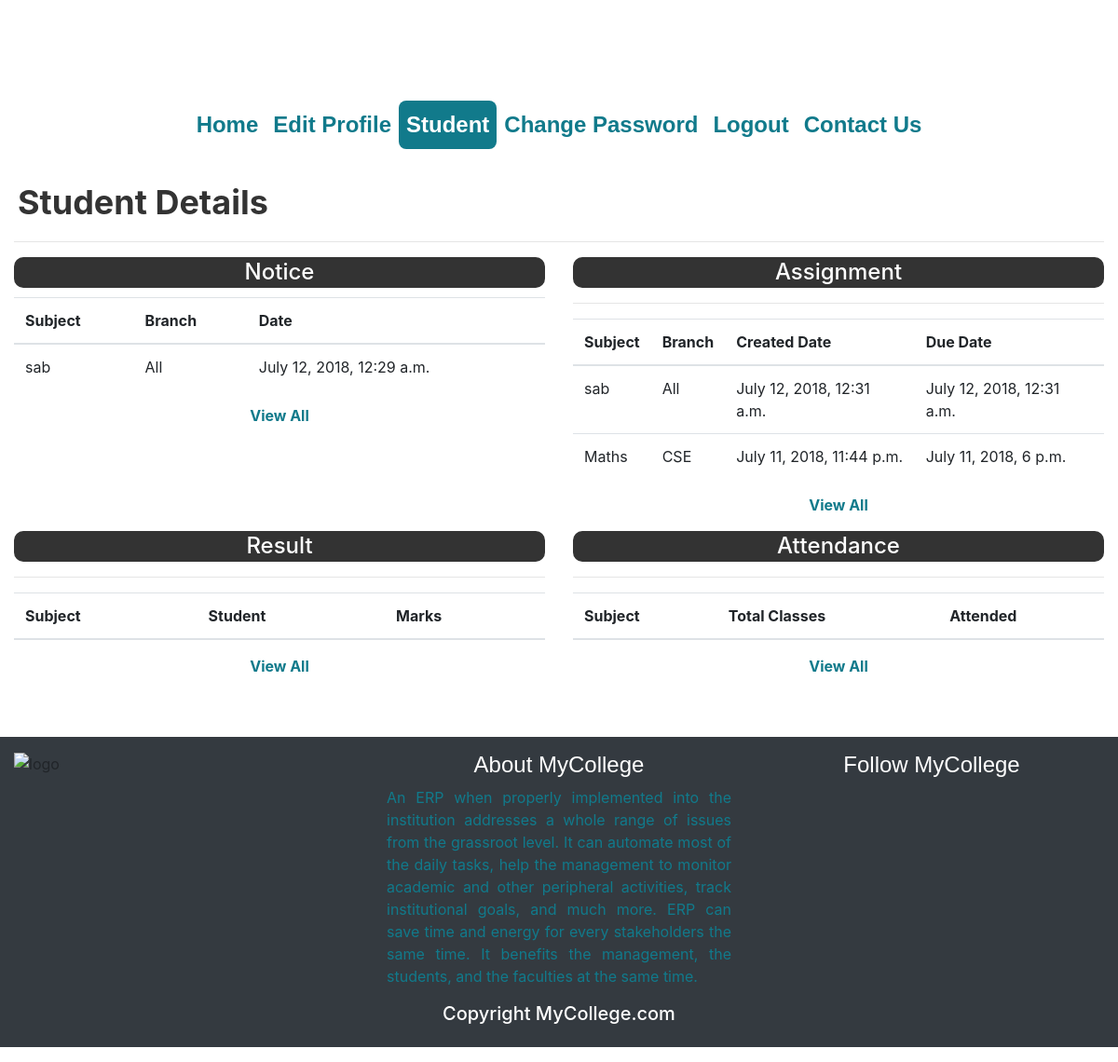
The page /college/student (signed in) on the database its author committed.
### college/models.py (models this page shows, shortened)
class Notice(models.Model):
    subject = models.CharField(max_length=100)
    message = models.TextField()
    cr_date = models.DateTimeField(auto_now_add=True)
    branch = models.ForeignKey(Branch, on_delete=models.CASCADE)
    attachment1 = models.FileField(upload_to='docs//', null=True, blank=True) # for attachment
    sem = models.IntegerField(default=0, choices=((1, 1), (2, 2), (3, 3), (4, 4), (5, 5), (6, 6), (7, 7), (8, 8), (0, 'All')))

class Branch(models.Model):
    name = models.CharField(max_length=100)
    hod = models.CharField(max_length=100)
    def __str__(self):
        return self.name

class Assignment(models.Model):
    subject = models.CharField(max_length=100)
    message = models.TextField()
    cr_date = models.DateTimeField(auto_now_add=True)
    branch = models.ForeignKey(Branch, on_delete=models.CASCADE)
    attachment1 = models.FileField(upload_to='docs//', null=True, blank=True)  # for attachment
    sem = models.IntegerField(default=1, choices=((1, 1), (2, 2), (3, 3), (4, 4), (5, 5), (6, 6), (7, 7), (8, 8), (0, 'All')))
    duedate = models.DateTimeField()

### college/views.py (the view)
@method_decorator(login_required, name='dispatch')
class MyList(TemplateView):
    template_name = "student.html"
    def get_context_data(self, **kwargs):
        st = None
        if not self.request.user.is_superuser:
            st = Student.objects.filter(user=self.request.user.id)[0]
        context = TemplateView.get_context_data(self, **kwargs)
        if st == None:
            context["notices"] = Notice.objects.all().order_by('-id')[:5]
            context["assignments"] = Assignment.objects.all().order_by('-id')[:5]
            context["results"] = Result.objects.all().order_by('-id')[:5]
            context["attendances"] = Attendance.objects.all().order_by('-id')[:5]
        else:
            bid = Branch.objects.all().filter(name='All')[0].id
            notices = Notice.objects.all().filter(branch__in=(st.branch.id, bid), sem__in=(st.sem, 0)).order_by('-id')[
                      :5]
            assigns = Assignment.objects.all().filter(branch__in=(st.branch.id, bid), sem__in=(st.sem, 0)).order_by('-id')[
                      :5]
            res = Result.objects.all().filter(student_id=st.id).order_by('-id')[:5]
            ats = Attendance.objects.all().filter(student_id=st.id).order_by('-id')[:5]
            context["notices"] = notices
            context["assignments"] = assigns
            context["results"] = res
            context["attendances"] = ats
        return context

### college/myctxproc.py (called while the page is built)
def ctxproc(request):
    st = None
    stList = Student.objects.filter(user=request.user.id)
    if len(stList) > 0:
        st = stList[0]
    return {'student': st}

### college/templates/student.html (shortened to what this page needs)
{% extends 'base.html' %}
{% load static %}
{% block content %}
<h1 class="myhead1">Student Details</h1>
<hr>
<div class="row">
<div class="col-sm-6">
<h1 class="head4">Notice</h1>
    <table class="table  table-hover">
        <thead>
        <tr>
            <th>Subject</th>
            <th>Branch</th>
            <th>Date</th>
        </tr>
    </thead>
{% for n1 in notices %}
    <tr class="clickable-row"
         data-href="{% url 'ndet' n1.id %}">
        <td>{{ n1.subject }}</td>
        <td>{{ n1.branch }}</td>
        <td>{{ n1.cr_date }}</td>
    </tr>
{% endfor %}
    </table>
    <div class="text-center mb-3">
        <a style="font-weight: bold;
                  color: #117a8b;"
           href="{% url 'nlist' %}">View All</a>
    </div>
</div>
    <div class="col-sm-6">
<h1 class="head4">Assignment</h1>
<hr>
        <table class="table table-hover">
    <thead>
    <tr>
        <th>Subject</th>
        <th>Branch</th>
        <th>Created Date</th>
        <th>Due Date</th>
      </tr>
  </thead>
{% for n1 in assignments %}
     <tr class="clickable-row"
         data-href="{% url 'adet' n1.id %}">
                <td>{{ n1.subject }}</td>
                <td>{{ n1.branch }}</td>
                <td>{{ n1.cr_date }}</td>
                <td>{{ n1.duedate }}</td>
     </tr>
{% endfor %}
 </table>
    <div class="text-center mb-3">
<a style="font-weight: bold; color: #117a8b;" href="{% url 'alist' %}">View All</a>
</div>
    </div>
</div>
<div class="row">
<div class="col-sm-6">
<h1 class="head4">Result</h1>
<hr>
 <table class="table table-hover">
    <thead>
    <tr>
        <th>Subject</th>
        <th>Student</th>
        <th>Marks</th>
      </tr>
  </thead>
</table>
<div class="text-center mb-3">
<a style="font-weight: bold; color: #117a8b;"
   href="{% url 'rlist' %}">View All</a>
</div>
</div>
    <div class="col-sm-6">
<h1 class="head4">Attendance</h1>
<hr>
 <table class="table table-hover">
    <thead>
    <tr>
        <th>Subject</th>
        <th>Total Classes</th>
        <th>Attended</th>
      </tr>
    </thead>
</table>
<div class="text-center mb-3">
<a style="font-weight: bold; color: #117a8b;"
   href="{% url 'atlist' %}">View All</a>
</div>
    </div>
</div>
{% endblock %}

### college/static/style.css (style rules this page uses)
body { background-color: white; }
.myhead1 { color: #333333; font-size: 36px; font-weight: bold; text-shadow: white 2px 2px 2px; padding: 4px; }
.head4 { background-color: #333333; font-size: 24px; color: white; padding: 2px; border-radius: 10px; text-align: center; margin-bottom: 10px; }

### rows shown on the page
Notice: subject "sab", branch "All", cr_date "July 12, 2018, 12:29 a.m."
Assignment: subject "sab", branch "All", cr_date "July 12, 2018, 12:31 a.m.", duedate "July 12, 2018, 12:31 a.m."
Assignment: subject "Maths", branch "CSE", cr_date "July 11, 2018, 11:44 p.m.", duedate "July 11, 2018, 6 p.m."
